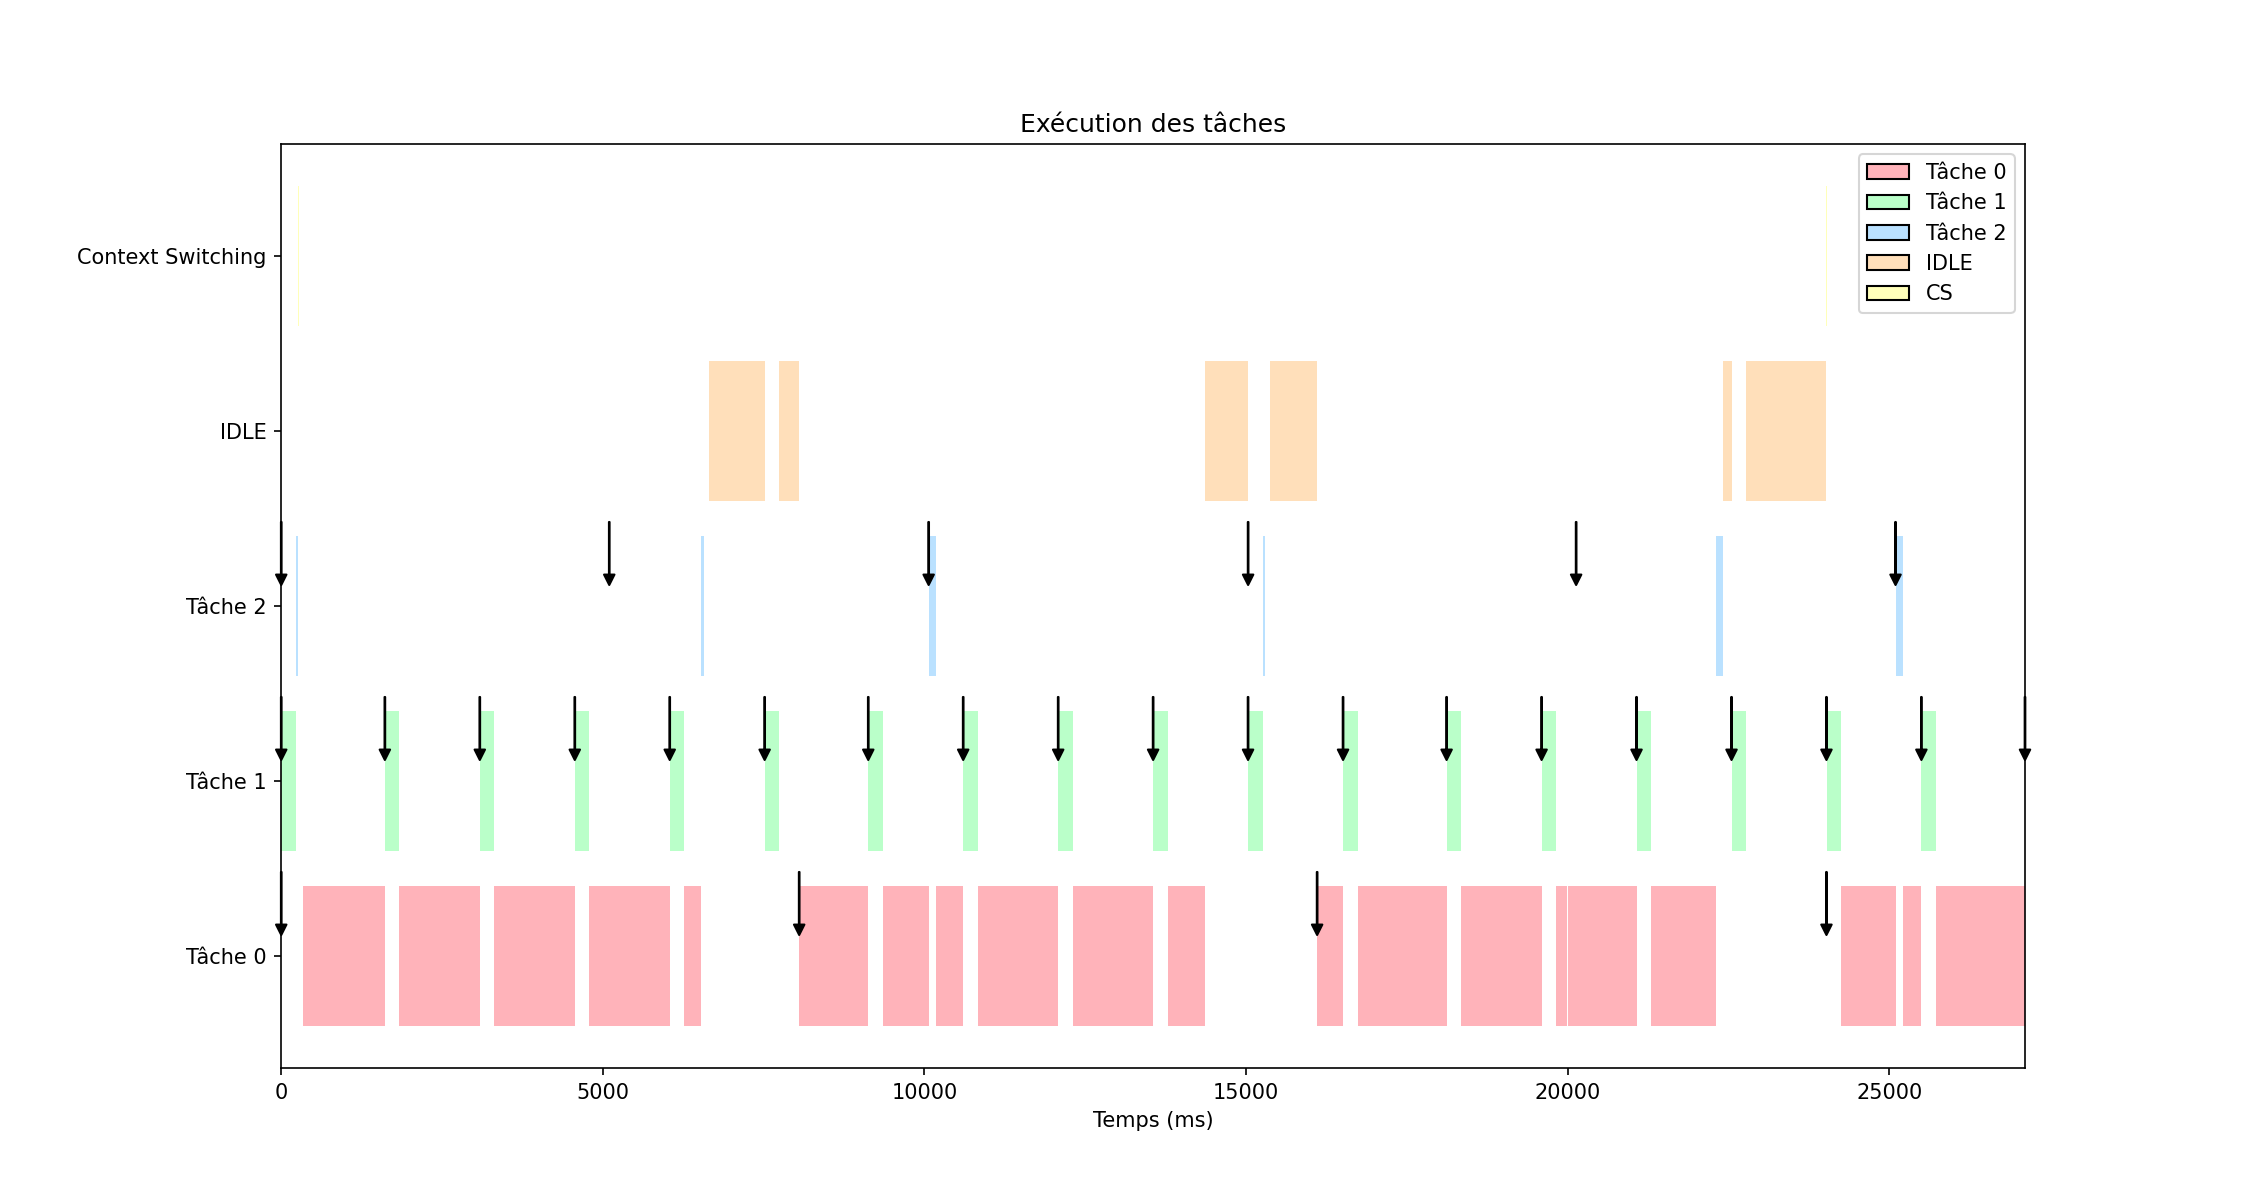

Python code for this plot:
import matplotlib.pyplot as plt
import pandas as pd
import numpy as np
from matplotlib.patches import Patch
import sys

# Fonction pour lire le fichier de logs et extraire les informations
def read_log_file(filename):
    with open(filename, 'r') as file:
        lines = file.readlines()

    max_tasks = int(lines[0].split(":")[1].strip()) + 1
    logs = []
    
    for line in lines[1:]:
        parts = line.strip().split()
        if len(parts) == 3:
            action, task_id, timestamp = parts
            task_id = int(task_id)
        elif len(parts) == 2:
            action, timestamp = parts[0], parts[1]
            task_id = max_tasks if action == "IDLE" else None
        timestamp = int(timestamp)
        logs.append((action, task_id, timestamp))
    
    return max_tasks, logs

# Fonction pour traiter les logs et organiser les informations pour le graphe
def process_logs(max_tasks, logs):
    task_dict = {i: [] for i in range(max_tasks + 2)}  # Including the IDLE task as max_tasks
    current_task = -1
    start_time = 0
    missed_deadlines = []

    for log in logs:
        action, task_id, timestamp = log
        if task_id == max_tasks or task_id == -1:
            task_id = max_tasks
        if action == "D":
            if current_task != -1:
                task_dict[current_task].append((start_time, timestamp, 'running'))
            current_task = task_id
            start_time = timestamp
        elif action == "P":
            task_dict[task_id].append((start_time, timestamp, 'running'))
            start_time = timestamp
            current_task = -1
        elif action == "F":
            task_dict[task_id].append((start_time, timestamp, 'running'))
            current_task = -1
        elif action == "IDLE":
            if current_task != -1:
                task_dict[current_task].append((start_time, timestamp, 'running'))
            current_task = max_tasks
            start_time = timestamp
        elif action == "R":
            task_dict[task_id].append((timestamp, timestamp, 'appearance'))
        elif action == "M":
            missed_deadlines.append((task_id, timestamp))
    
    return task_dict, missed_deadlines


# Fonction pour créer le graphe
def create_gantt_chart(task_dict, missed_deadlines, name):
    fig, ax = plt.subplots(figsize=(15, 8))
    colors = ['#ffb3ba', '#baffc9', '#bae1ff', '#ffdfba', '#ffffba']
    legend_elements = []
    y_labels = []
    y_ticks = []
    
    for i, (task_id, intervals) in enumerate(task_dict.items()):
        if task_id > max_tasks:
            continue
        if task_id == max_tasks - 1:
            y_labels.append('IDLE')
            legend_elements.append(Patch(facecolor=colors[i], edgecolor='k', label=f'IDLE'))
        elif task_id == max_tasks:
            y_labels.append('Context Switching')
            legend_elements.append(Patch(facecolor=colors[i], edgecolor='k', label=f'CS'))
        else:
            y_labels.append(f'Tâche {task_id}')
            legend_elements.append(Patch(facecolor=colors[i], edgecolor='k', label=f'Tâche {i}'))
        y_ticks.append(i)
        for interval in intervals:
            start, end, state = interval
            if state == 'running':
                ax.barh(i, end-start, left=start, color=colors[task_id])
            elif state == 'appearance':
                # ax.plot(start, i, 'o', color='black')
                ax.annotate('', xy=(start, i+0.1), xytext=(start, i+0.5),
                            arrowprops=dict(facecolor='black', shrink=0.05, width=0.3, headwidth=5, headlength=5))
            elif state == 'idle':
                ax.barh(i, 0, left=start, color='white', edgecolor='k')

    for task_id, timestamp in missed_deadlines:
        ax.scatter(timestamp, task_id, color='red', marker='x', s=100, label='Missed Deadline' if 'Missed Deadline' not in [l.get_label() for l in legend_elements] else "")

    ax.set_yticks(y_ticks)
    ax.set_yticklabels(y_labels)
    ax.set_xlabel('Temps (ms)')
    ax.set_title('Exécution des tâches')
    ax.legend(handles=legend_elements, loc='upper right')

    # plt.show()
    plt.savefig(name, dpi=150)

# Lecture et traitement du fichier de logs

name = "plot.png"
file_log = "output.log"
if len(sys.argv) >= 2:
    file_log = sys.argv[1]
if len(sys.argv) >= 3:
    name = f"plot{sys.argv[2]}.png"
print(file_log, name)

max_tasks, logs = read_log_file(file_log)
task_dict, missed_deadlines = process_logs(max_tasks, logs)

# Création du graphe
create_gantt_chart(task_dict, missed_deadlines, name)
